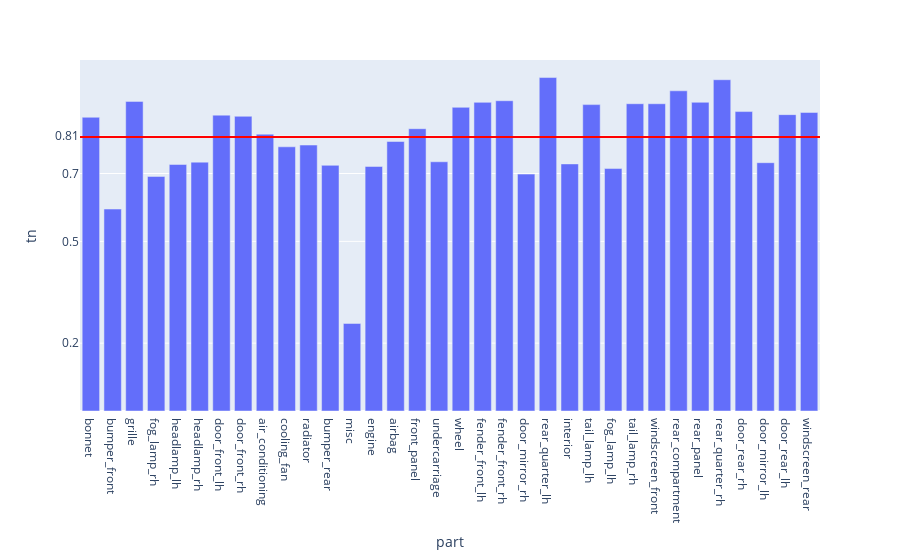

The notebook cell this image was saved under:
### Code cell
fig = px.bar(evalMetrics, x = 'part', y = 'tn')

fig.add_hline(y=avgTn, line_width=2, line_color="red")

fig.update_layout(
    yaxis = dict(
        tickmode = 'array',
        tickvals = [np.format_float_positional(avgTn, 2), 0.2, 0.5, 0.7],
    )
)
fig

### Figure 1 — Plotly figure (JSON) as saved in the notebook; plotly's stock layout.template omitted (floating-point values rounded to 4 significant figures)
{"data": [{"alignmentgroup": "True", "hovertemplate": "part=%{x}<br>tn=%{y}<extra></extra>", "legendgroup": "", "marker": {"color": "#636efa", "pattern": {"shape": ""}}, "name": "", "offsetgroup": "", "orientation": "v", "showlegend": false, "textposition": "auto", "type": "bar", "x": ["bonnet", "bumper_front", "grille", "fog_lamp_rh", "headlamp_lh", "headlamp_rh", "door_front_lh", "door_front_rh", "air_conditioning", "cooling_fan", "radiator", "bumper_rear", "misc", "engine", "airbag", "front_panel", "undercarriage", "wheel", "fender_front_lh", "fender_front_rh", "door_mirror_rh", "rear_quarter_lh", "interior", "tail_lamp_lh", "fog_lamp_lh", "tail_lamp_rh", "windscreen_front", "rear_compartment", "rear_panel", "rear_quarter_rh", "door_rear_rh", "door_mirror_lh", "door_rear_lh", "windscreen_rear"], "xaxis": "x", "y": [0.8658, 0.5953, 0.9126, 0.6914, 0.7267, 0.7335, 0.8721, 0.8686, 0.816, 0.7787, 0.7839, 0.7241, 0.2581, 0.7208, 0.7943, 0.8321, 0.7346, 0.8951, 0.9097, 0.9145, 0.6983, 0.9828, 0.7283, 0.903, 0.7146, 0.9057, 0.9056, 0.9438, 0.9099, 0.9764, 0.8826, 0.7319, 0.8735, 0.88], "yaxis": "y"}], "layout": {"barmode": "relative", "legend": {"tracegroupgap": 0}, "margin": {"t": 60}, "shapes": [{"line": {"color": "red", "width": 2}, "type": "line", "x0": 0, "x1": 1, "xref": "x domain", "y0": 0.8078, "y1": 0.8078, "yref": "y"}], "xaxis": {"anchor": "y", "domain": [0, 1], "title": {"text": "part"}}, "yaxis": {"anchor": "x", "domain": [0, 1], "tickmode": "array", "tickvals": ["0.81", 0.2, 0.5, 0.7], "title": {"text": "tn"}}}}
